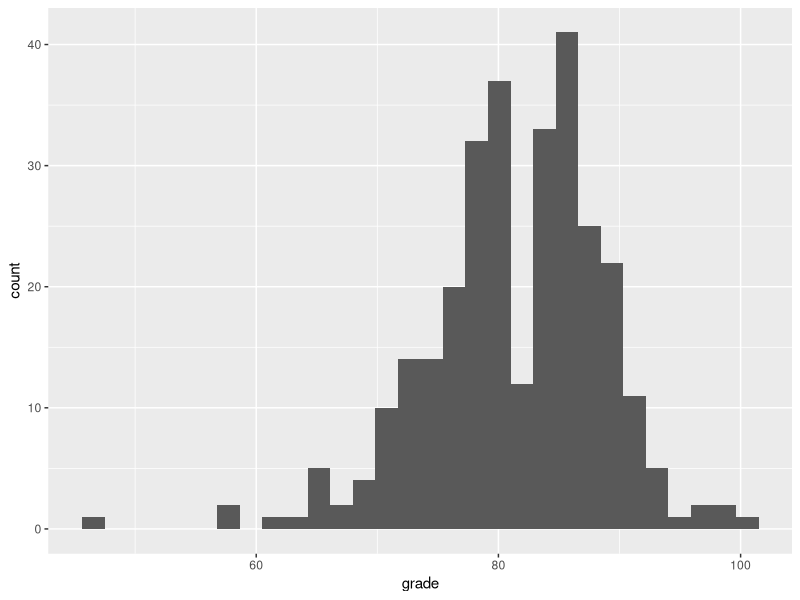
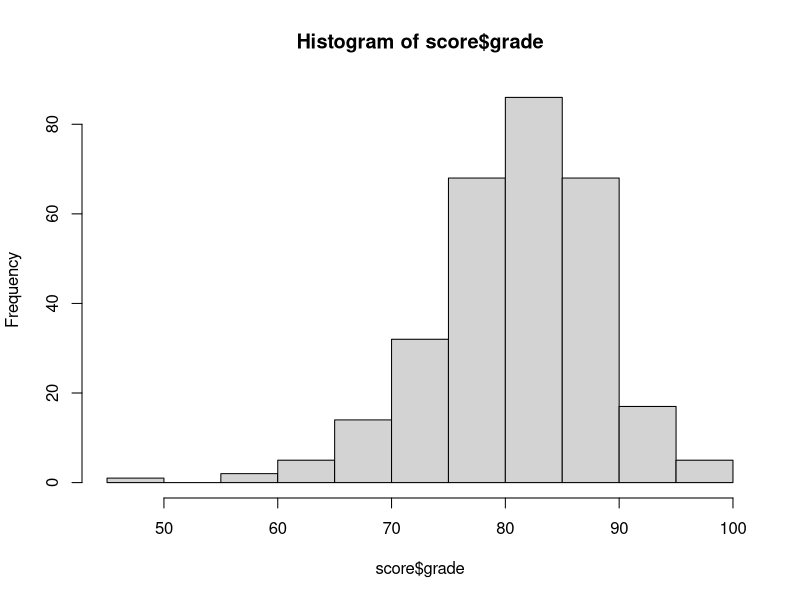
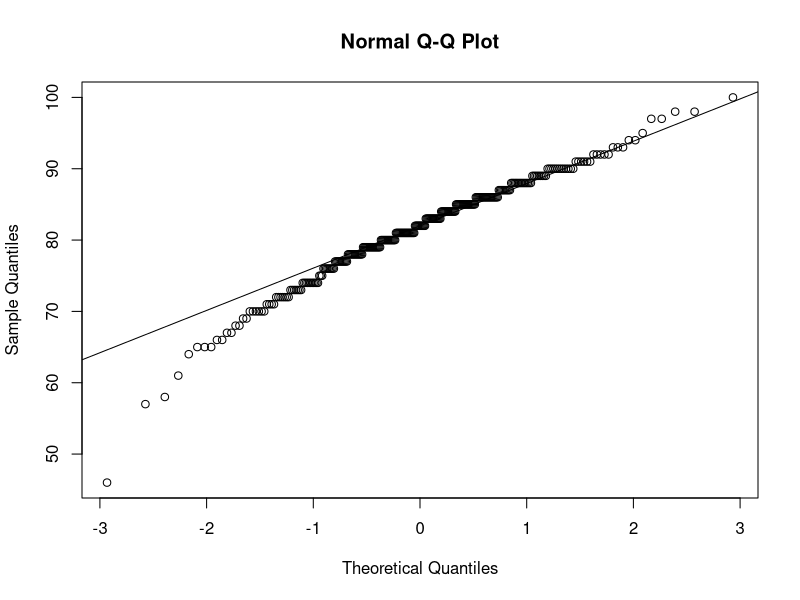
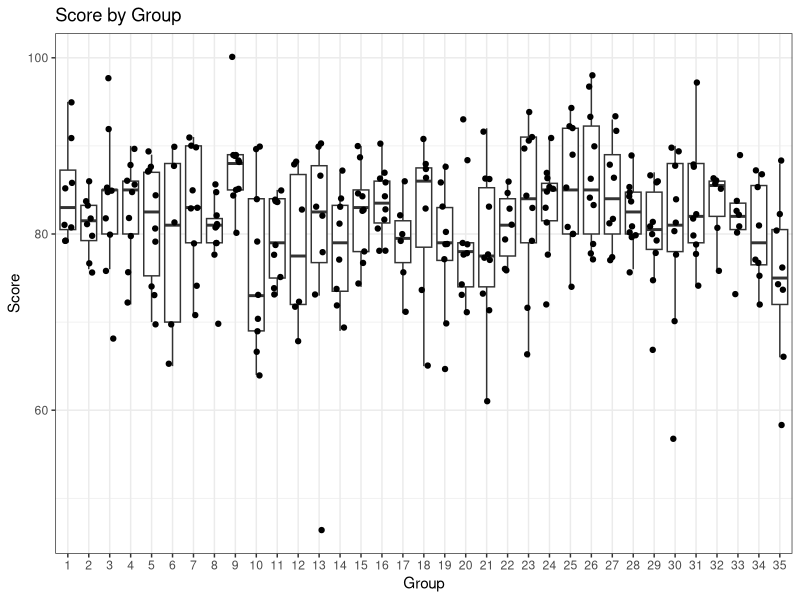
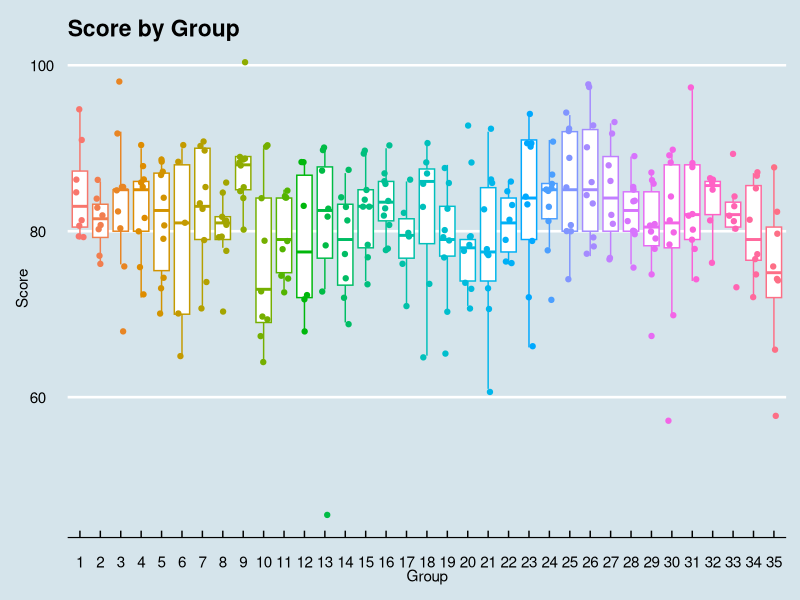
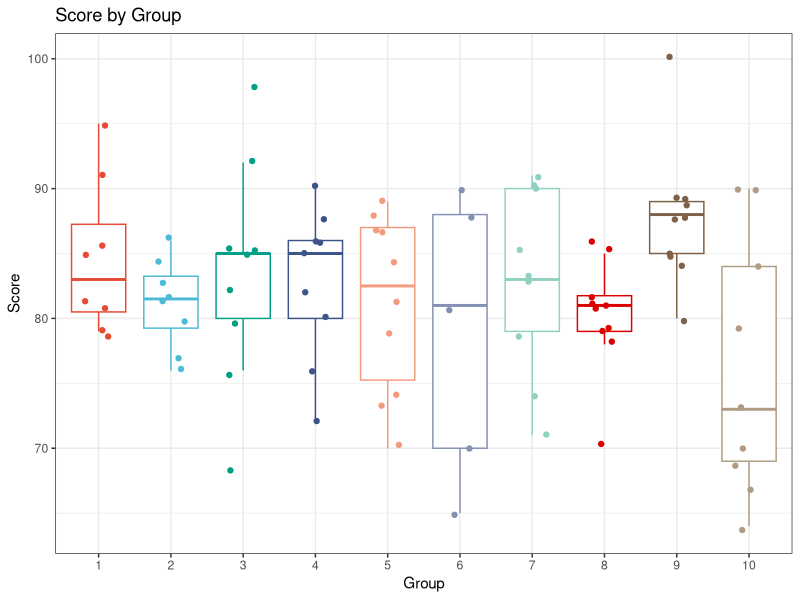

Generate these figures, in order, with R:
## ---- chunk 1
# 读取数据
library(tidyverse)
# 这里使用的是不含有学生真实姓名的匿名数据
score = read_csv("./data/score/score-anonymized.csv") |> 
    filter(grade > 0) # 去掉成绩为 0 的数据

# 查看数据集的前几行
score
## ---- chunk 2
# 描述性统计分析
summary(score$grade)
## ---- chunk 3
# 检验成绩分布情况可视化
ggplot(score, aes(grade)) +
    geom_histogram(bins = 30)
## ---- chunk 4
hist(score$grade)
## ---- chunk 5
#| fig-asp: 1
# 可视化检验正态性
qqnorm(score$grade)
qqline(score$grade)
## ---- chunk 6
# 正态性检验
shapiro.test(score$grade)
## ---- chunk 7
# 检验多个分组间的成绩是否存在显著差异
kruskal.test(grade ~ group, data = score)
## ---- chunk 8
ggplot(score, aes(factor(group), grade)) +
    geom_boxplot(outliers = FALSE) +
    geom_jitter(width = 0.2) +
    labs(title = "Score by Group",
         x = 'Group', 
         y = "Score") +
    theme_bw()
## ---- chunk 9
#| label: fig-score-group-theme-economist
#| fig-asp: 0.5
#| fig-cap: 使用 `ggthemes` 包中的 `theme_economist()` 函数美化图形
# 图片美化
library(ggthemes)
score |>
    mutate(group = factor(group)) |>
    ggplot(aes(group, grade, color = group)) +
    geom_boxplot(outliers = FALSE) +
    geom_jitter(width = 0.2) +
    labs(title = "Score by Group",
         x = 'Group', 
         y = "Score") +
    theme_economist() +
    theme(legend.position = "none")
## ---- chunk 10
#| label: fig-score-group-theme-npg
#| fig-cap: 使用 `ggsci` 包中的 `scale_color_npg()` 函数美化图形
# 图片美化
library(ggsci)
score |>
    filter(group %in% 1:10) |>
    mutate(group = factor(group)) |>
    ggplot(aes(group, grade, color = group)) +
    geom_boxplot(outliers = FALSE) +
    geom_jitter(width = 0.2) +
    labs(title = "Score by Group",
         x = 'Group', 
         y = "Score") +
    scale_color_npg() +
    theme_bw() +
    theme(legend.position = "none")
